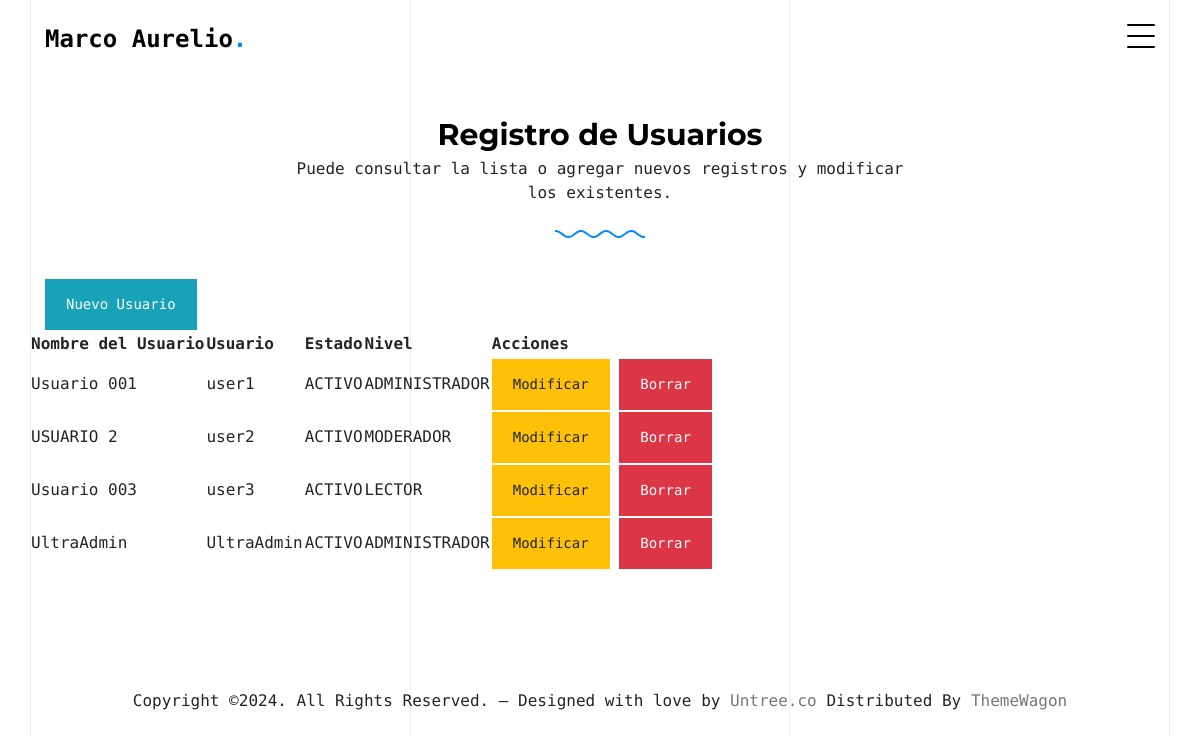
Page /verusuario (signed in) on the earlier database version.
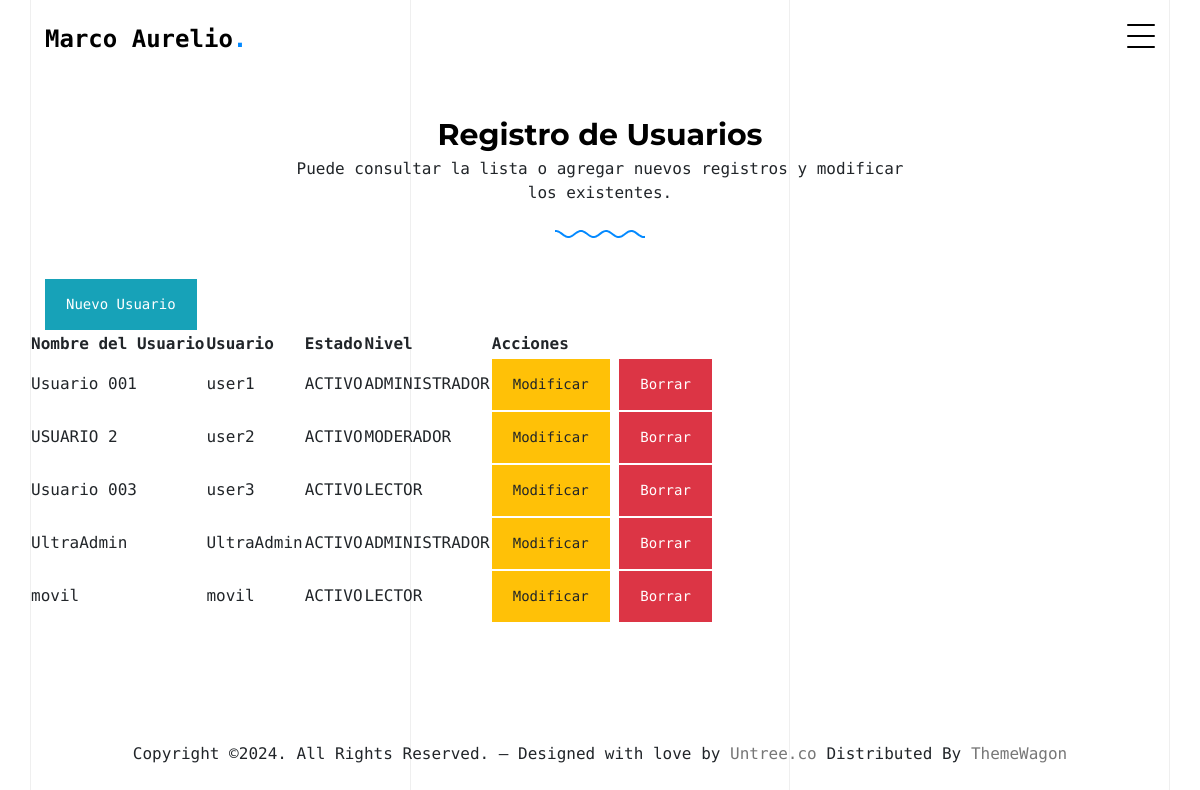
Same page on the later database version.
### pagina_cms/models.py (models this page shows)
class usuarios(models.Model):
    nombre = models.CharField(max_length=255)
    usuario = models.CharField(max_length=25)
    clave = models.CharField(max_length=25)
    estado = models.CharField(max_length=25)
    nivel = models.CharField(max_length=25)

### pagina_cms/usuarios.py (the view)
# urls.py: path('verusuario', usuarios.ver, name='verusuario'),
def ver(request):
    if request.method=='GET':
        if 'nivel_usuario' in request.session:
            if request.session['nivel_usuario']=='ADMINISTRADOR':
                lista=usuarios.objects.all()
                variables={}
                variables['request']=request
                variables['lista']=lista
                return render(request, 'usuario_ver.html', variables)
            else:
                variables={}
                variabes={}
                variables['nombre_usuario']= request.session['nombre_usuario']
                return render(request,'panel.html', variables)
        else:
            return redirect('acceder')

### pagina_cms/context_processors.py (called while the page is built)
def nivel_usuario(request):
    nivel_usuario = request.session.get('nivel_usuario', None)
    usuario_autenticado = request.session.get('usuario_autenticado', False)
    return {
        'nivel_usuario': nivel_usuario,
        'usuario_autenticado': usuario_autenticado,
    }

### pagina_cms/templates/usuario_ver.html
{% extends 'base.html' %}
{% block cuerpo %}
<div class="untree_co-section pb-0">
    <div class="container">
      <div class="row mb-4">
        <div class="col-lg-7 text-center mx-auto">
          <h2 class="section-heading gsap-reveal-hero mb-0"><strong>Registro de Usuarios</strong></h2>
          <p class="gsap-reveal-hero">Puede consultar la lista o agregar nuevos registros y modificar los existentes.</p>
          <div class="wave gsap-reveal-hero" >
            <svg>
              <path d="M10,10 L50,100 L90,50" stroke="#0389ff"></path>
            </svg>
          </div>
        </div>
      </div>
      <div class="row">
        <div class="col-lg-12">
          <a href="{% url 'nueusuario' %}" class="btn btn-info">Nuevo Usuario</a>
        </div>
        <table>
          <tr>
            <th>Nombre del Usuario</th>
            <th>Usuario</th>
            <th>Estado</th>
            <th>Nivel</th>
            <th>Acciones</th>
          </tr>
          {% for valor in lista  %}
          <tr>
            <td>{{valor.nombre}}</td>
            <td>{{valor.usuario}}</td>
            <td>{{valor.estado}}</td>
            <td>{{valor.nivel}}</td>
            <td><a href="{% url 'modusuario' id=valor.id %}" class="btn btn-warning">Modificar</a>
                <a href="{% url 'borusuario' id=valor.id %}" class="btn btn-danger">Borrar</a></td>
          </tr>
          {% endfor %}
        </table>
      </div>
    </div>
  </div>
{% endblock %}

Differences in the rows shown:
added usuarios: nombre "movil", usuario "movil", estado "ACTIVO", nivel "LECTOR"
